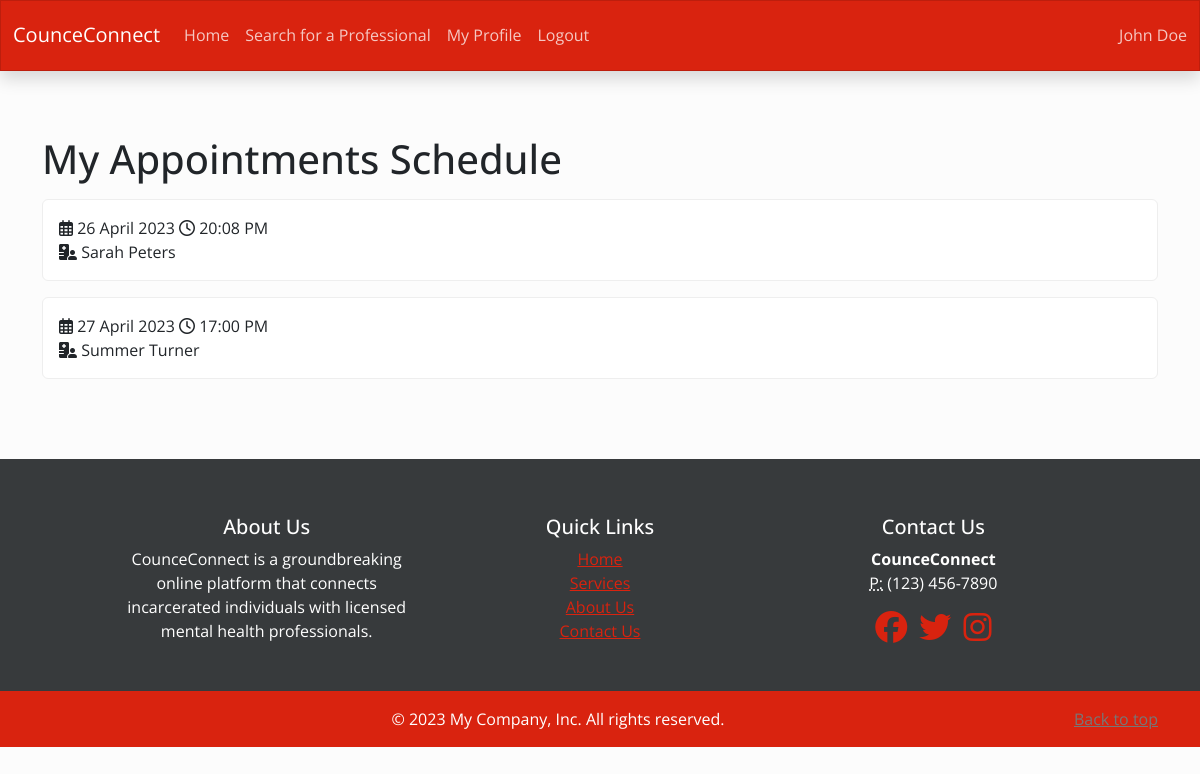
Screenshot of /patient/appointments/1 (signed in) with the database file from the repository.
### app/models.py (models this page shows, shortened)
class User(UserMixin, db.Model):
    __tablename__ = 'user'
    id = db.Column(db.Integer, primary_key=True)
    username = db.Column(db.String(64), index=True, nullable=False,unique=True)
    email = db.Column(db.String(100), index=True, nullable=False,unique=True)
    password_hash = db.Column(db.String(128))
    user_type = db.Column(db.String(128), nullable=False)
    first_name = db.Column(db.String(64))
    last_name = db.Column(db.String(64))
    created = db.Column(db.DateTime, default=datetime.utcnow)
    modified = db.Column(db.DateTime, default=datetime.utcnow)
    __mapper_args__ = {
        'polymorphic_on': user_type,
        'polymorphic_identity': 'user'
    }

class Appointment(db.Model):
    id = db.Column(db.Integer, primary_key=True)
    timestamp = db.Column(db.DateTime, default=datetime.utcnow)
    professional=db.Column(db.Integer,db.ForeignKey('professional.id'))
    patient = db.Column(db.Integer, db.ForeignKey('inmate.id'))
    is_available=db.Column(db.String(10),default='True')

### app/patient/patient.py (the view)
@patient_bp.route('/appointments/<user_id>')
@login_required_patient
def patient_appointments(user_id):
    if current_user != Inmate.query.filter_by(id=user_id).first():
        flash('You do not have permission for this action')
        return redirect(url_for('patient.profile'))
    patient=current_user
    return render_template('/patient_appointments.html',patient=patient)

### app/models.py (called while the page is built)
@login.user_loader
def load_user(id):
    return User.query.get(int(id))

### app/routes.py (called while the page is built)
def login_required_patient(f):
    @wraps(f)
    def decorated_function(*args, **kwargs):
        if not current_user.is_authenticated  or current_user.user_type=='professional':
            flash('You must be logged in to access this page')
            return redirect(url_for('auth.login', next=request.url))
        return f(*args, **kwargs)
    return decorated_function

### app/patient/templates/patient_appointments.html
{% extends "base.html" %}
{% block content %}
<div class="container my-5 py-3">
    <h1>My Appointments Schedule</h1>
    {% if patient.appointments.first() != None %}
    {% for appointment in patient.appointments %}
    <div class="card my-3">
        <div class="card-body">
            <span>
            <i class="fa-regular fa-calendar-days"></i>
            {{appointment.timestamp.strftime('%d %B %Y')}}
            <i class="fa-regular fa-clock"></i>
            {{appointment.timestamp.strftime('%H:%M %p')}}
            </span>
            <br>
            <span>
                <i class="fa-solid fa-hospital-user"></i>
                {{appointment.consulting_professional.first_name}} {{appointment.consulting_professional.last_name}}
            </span>
        </div>
    </div>
    {% endfor %}
    {% else %}
    <h4 class="text-muted">You don't have any appointments booked with any professional</h4>
    {% endif %}
</div>
{% endblock %}

### app/templates/base.html (shortened to what this page needs)
<!doctype html>
<html lang="en">
<head>
    <link rel="stylesheet" href="{{ url_for('static', filename='css/bootstrap.min.css') }}">
    <link href="https://demos.creative-tim.com/soft-ui-design-system/assets/css/nucleo-icons.css" rel="stylesheet" />
    <link href="https://demos.creative-tim.com/soft-ui-design-system/assets/css/nucleo-svg.css" rel="stylesheet" />
</head>
<body>
<nav class="navbar navbar-expand-lg sticky-top navbar-dark bg-primary shadow ">
    <div class="container-fluid">
        <a class="navbar-brand" href="#">CounceConnect</a>
        <div class="collapse navbar-collapse" id="navbarSupportedContent">
            <ul class="navbar-nav me-auto mb-2 mb-lg-0">
                <li class="nav-item">
                    <a {% if request.path== url_for('index')%}
                    class="nav-link active"
                    {% else %} class="nav-link"
                    {% endif %}
                    aria-current="page" href="{{ url_for('index') }}">Home</a>
                </li>
                <li class="nav-item">
                    <a {% if request.path== url_for('search.search_professionals')%}
                    class="nav-link active"
                    {% else %} class="nav-link"
                    {% endif %}
                    aria-current="page" href="{{ url_for('search.search_professionals') }}">Search for a
                    Professional</a>
                </li>
                {% if not current_user.is_authenticated %}
                <li class="nav-item ">
                    <a {% if request.path== url_for('signup.signup')%}
                    class="nav-link active"
                    {% else %} class="nav-link"
                    {% endif %}
                    aria-current="page" href="{{ url_for('signup.signup') }}">Join Us</a>
                </li>
                {% else %}
                <li class="nav-item">
                    <a
                            {% if request.path== url_for('patient.profile') or request.path ==
                    url_for('professional.profile') %}
                    class="nav-link active"
                    {% else %} class="nav-link"
                    {% endif %}
                    aria-current="page"
                    {% if current_user.user_type== 'inmate' %}
                    href="{{url_for('patient.profile')}}"
                    {% else %}
                    href="{{url_for('professional.profile')}}"
                    {% endif %}
                    >My Profile</a>
                </li>
                <li class="nav-item">
                    <a class="nav-link" href="{{url_for('auth.logout')}}">Logout</a>
                </li>
                {% endif %}
            </ul>
            {% if current_user.is_authenticated %}
            <span class="navbar-text">
                            {{current_user.first_name}} {{current_user.last_name}}
            </span>
            {% endif %}
        </div>
    </div>
</nav>
{% block content %}{% endblock %}
<footer class="bg-dark text-light pt-4 text-center">
    <div class="container my-3 py-3 text-center" style="max-width:1000px">
        <div class="row">
            <div class="col-md-4">
                <h5>About Us</h5>
                <p>CounceConnect is a groundbreaking online platform that connects incarcerated individuals with licensed mental health professionals.  </p>
            </div>
            <div class="col-md-4">
                <h5>Quick Links</h5>
                <ul class="list-unstyled mx-auto">
                    <li><a href="#">Home</a></li>
                    <li><a href="#">Services</a></li>
                    <li><a href="#">About Us</a></li>
                    <li><a href="#">Contact Us</a></li>
                </ul>
            </div>
            <div class="col-md-4">
                <h5>Contact Us</h5>
                <address>
                    <strong>CounceConnect</strong><br>
                    <abbr title="Phone">P:</abbr> (123) 456-7890
                </address>
                <div class="social-icons">
                    <a href="#"><i class="fab fa-facebook fa-2x"></i></a>
                    <a href="#"><i class="fab fa-twitter fa-2x px-2"></i></a>
                    <a href="#"><i class="fab fa-instagram fa-2x"></i></a>
                </div>
            </div>
        </div>
    </div>
    <div class="bg-primary py-3">
        <div class="container text-center">
            <p class="mb-0">&copy; 2023 My Company, Inc. All rights reserved. <a class="float-end text-secondary" href="#">Back to top</a> </p>
        </div>
    </div>
</footer>
</body>
</html>

### rows the page displays
User: first_name "John", last_name "Doe"
Appointment: timestamp "26 April 2023", timestamp "20:08 PM", consulting_professional.first_name "Sarah", consulting_professional.last_name "Peters"
Appointment: timestamp "27 April 2023", timestamp "17:00 PM", consulting_professional.first_name "Summer", consulting_professional.last_name "Turner"
